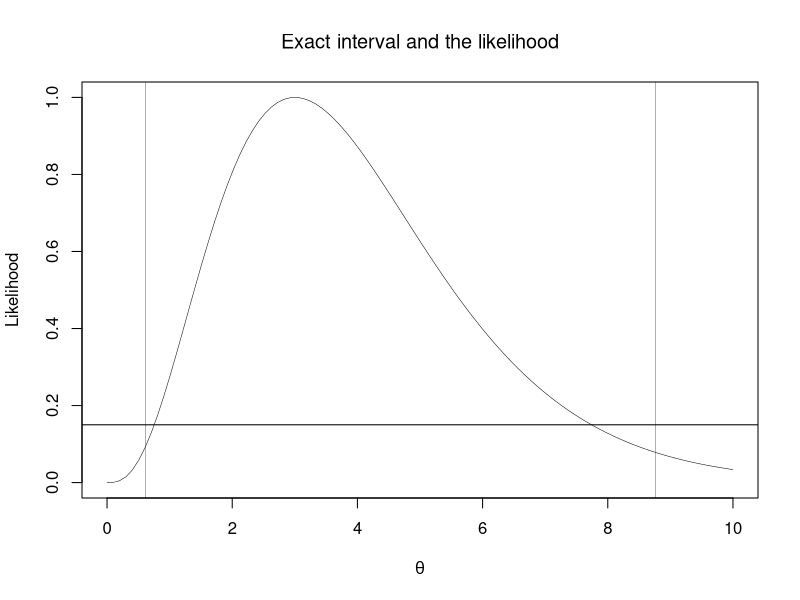

Source code (R):

# Example 5.13

x<-3
th<- seq(0,10,len=100)
ll<- -th + x*log(th)
  like<- exp(ll-max(ll))

par(mfrow=c(1,1))
plot(th,like,xlab=expression(theta),
     ylab='Likelihood',type='n')
  lines(th,like,lwd=.5)
  abline(h=0.15)
  abline(v=c(.62,8.76),lwd=.3)
  title(expression('Exact interval and the likelihood'))
